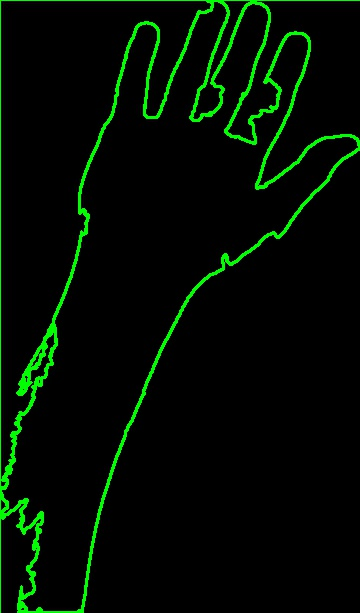
%> input picture bow/train/one/16.jpg, 360 x 613 px
$ octave rotate.m   (GNU Octave 9; MATLAB toolbox functions it lacks are replaced by stand-ins)
%> lines starting %> are read from the running program, lines starting %| are printed output that depends on the picture
clear;clc
AA=imread('./16.jpg');
%> AA is the input picture: size 613x360x3 uint8; mean R, G, B 1.9, 13, 2
% imshow(AA);
for k=1:3
BB(:,:,k)=flipud(AA(:,:,k)); %up-down
B(:,:,k)=fliplr(AA(:,:,k));  %left-right
end
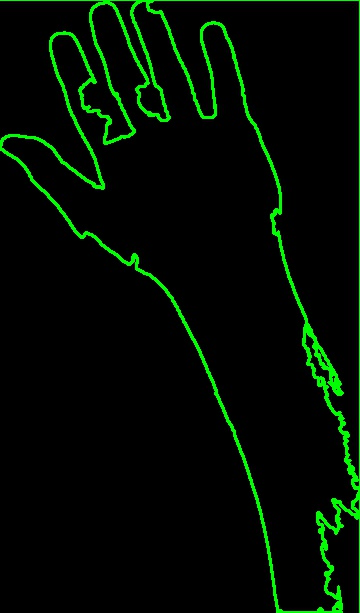
%> B: size 613x360x3 uint8; mean R, G, B 1.9, 13, 2; mean of the top-left, top-right, bottom-left and bottom-right quarters 9.4, 4.8, 0.1, 8.1
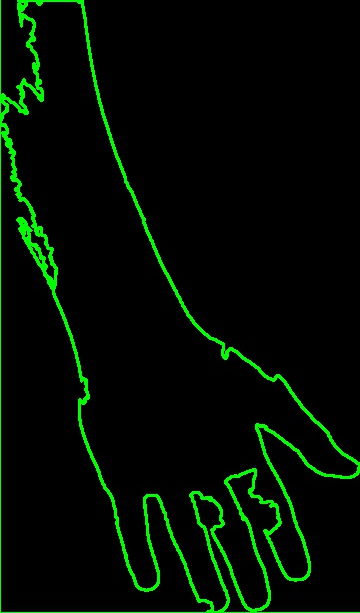
%> BB: size 613x360x3 uint8; mean R, G, B 1.9, 13, 2; mean of the top-left, top-right, bottom-left and bottom-right quarters 8.1, 0.1, 4.8, 9.4
% figure;
% imshow(BB);
imwrite(BB, '18.jpg');
% figure
% imshow(B);
imwrite(B, '19.jpg');

$ run again, with bow/train/one/1.jpg copied over bow/train/one/16.jpg
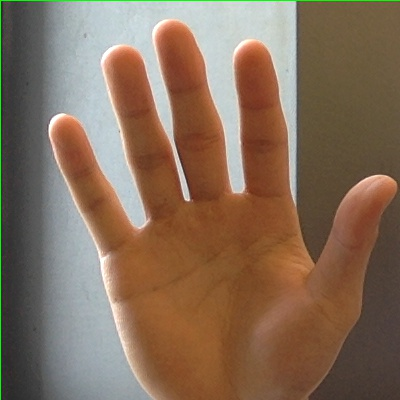
%> input picture bow/train/one/1.jpg, 400 x 400 px
%> AA is the input picture: size 400x400x3 uint8; mean R, G, B 132.9, 108.8, 89.2
%> after the loop `for k=1:3`:
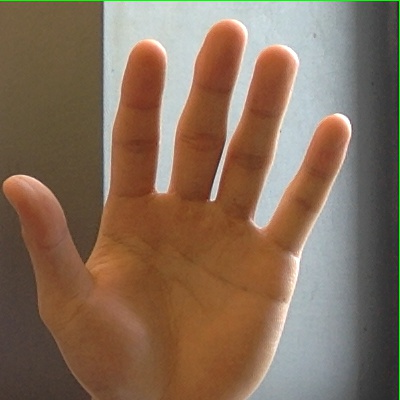
%> B: size 400x400x3 uint8; mean R, G, B 132.9, 108.8, 89.2; mean of the top-left, top-right, bottom-left and bottom-right quarters 115.2, 129.9, 82.9, 113.3
%> after the loop `for k=1:3`:
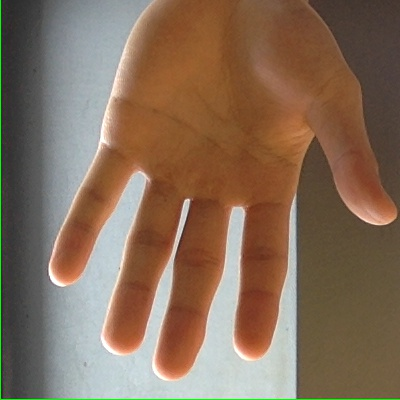
%> BB: size 400x400x3 uint8; mean R, G, B 132.9, 108.8, 89.2; mean of the top-left, top-right, bottom-left and bottom-right quarters 113.3, 82.9, 129.9, 115.2

$ run again, with bow/train/one/10.jpg copied over bow/train/one/16.jpg
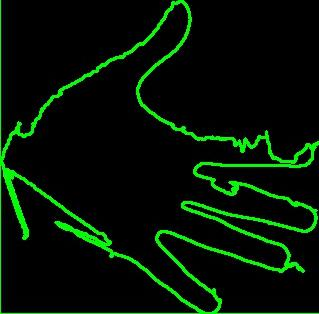
%> input picture bow/train/one/10.jpg, 319 x 314 px
%> AA is the input picture: size 314x319x3 uint8; mean R, G, B 5, 20.6, 5.4
%> after the loop `for k=1:3`:
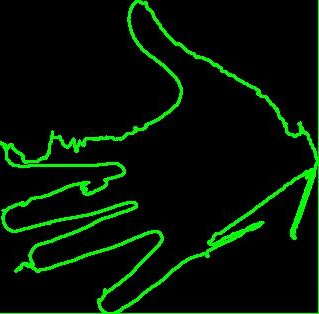
%> B: size 314x319x3 uint8; mean R, G, B 5, 20.6, 5.4; mean of the top-left, top-right, bottom-left and bottom-right quarters 6.1, 7.3, 17.8, 10.2
%> after the loop `for k=1:3`:
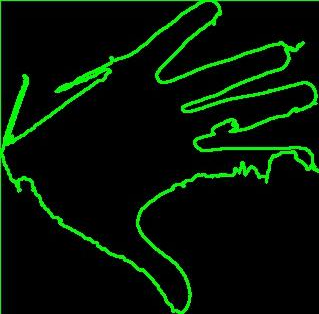
%> BB: size 314x319x3 uint8; mean R, G, B 5, 20.6, 5.4; mean of the top-left, top-right, bottom-left and bottom-right quarters 10.2, 17.8, 7.2, 6.2

$ run again, with bow/train/one/11.jpg copied over bow/train/one/16.jpg
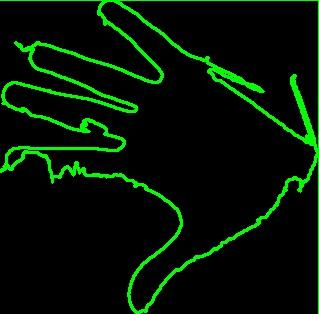
%> input picture bow/train/one/11.jpg, 319 x 314 px
%> AA is the input picture: size 314x319x3 uint8; mean R, G, B 5.1, 20.6, 5.4
%> after the loop `for k=1:3`:
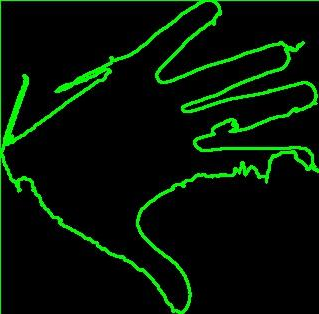
%> B: size 314x319x3 uint8; mean R, G, B 5.1, 20.6, 5.4; mean of the top-left, top-right, bottom-left and bottom-right quarters 10.2, 17.9, 7.1, 6.2
%> after the loop `for k=1:3`:
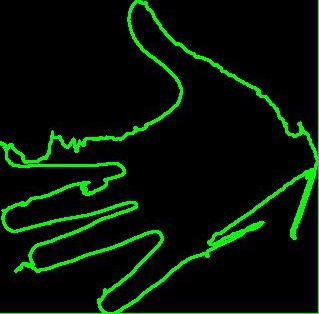
%> BB: size 314x319x3 uint8; mean R, G, B 5.1, 20.6, 5.4; mean of the top-left, top-right, bottom-left and bottom-right quarters 6.2, 7.1, 17.9, 10.3
